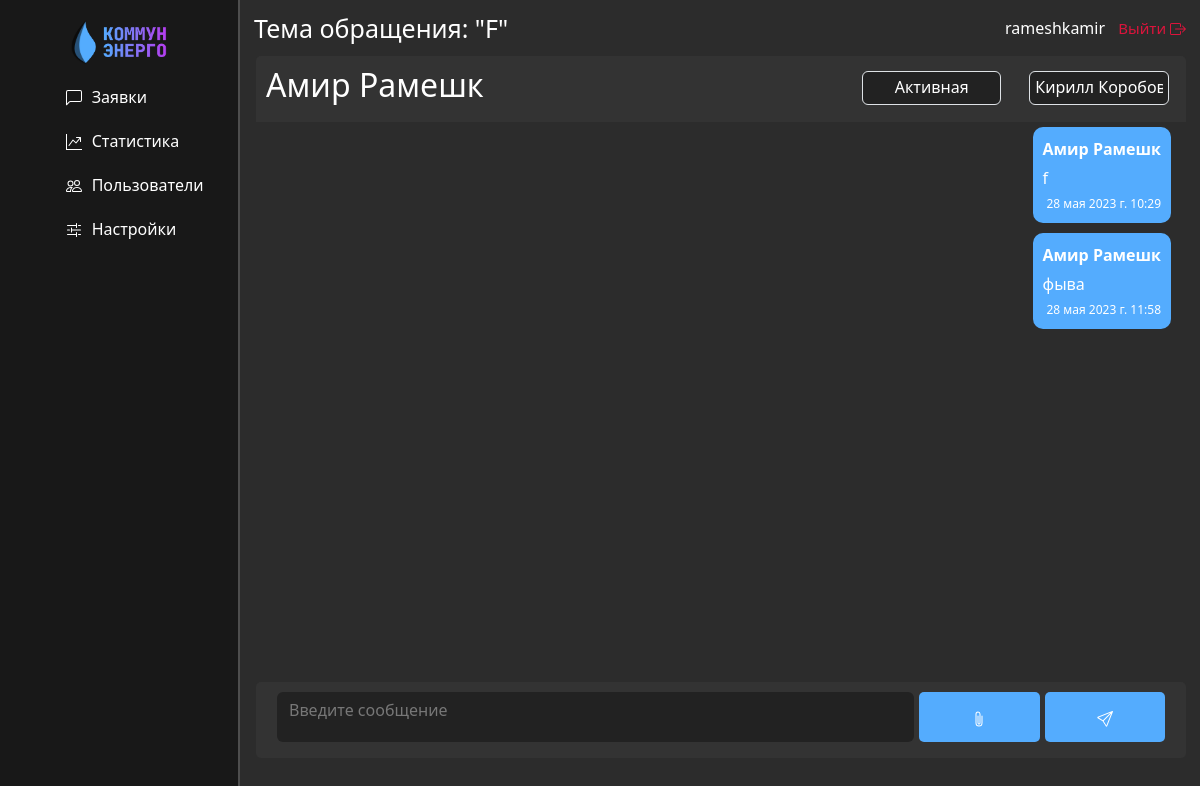
/messages/conversations/42/ (signed in), run on the app's committed database.
### messages_home/models.py (models this page shows, shortened)
class Conversation(models.Model):
  STATUS_CHOICES = [
    ('active', 'Активная'),
    ('closed', 'Закрыта'),
    ('snoozed', 'Отложена'),
  ]
  user1 = models.ForeignKey(User, on_delete=models.CASCADE, related_name='conversations_started')
  user2 = models.ForeignKey(User, on_delete=models.CASCADE, related_name='conversations_involved', null=True)
  title = models.CharField(max_length=50)
  created_at = models.DateTimeField(auto_now_add=True)
  status = models.CharField(max_length=20, choices=STATUS_CHOICES, default='Активная')
  class Meta:
    verbose_name_plural = 'Диалоги'
    verbose_name = 'Диалог'
    ordering = ['-created_at']

class Message(models.Model):
  text = models.TextField()
  conversation = models.ForeignKey(
    Conversation, related_name='messages', on_delete=models.CASCADE)
  sender = models.ForeignKey(
    User, related_name='messages', on_delete=models.CASCADE)
  created_at = models.DateTimeField(auto_now_add=True)
  attachment = models.ForeignKey(Attachment, on_delete=models.CASCADE, null=True, blank=True)
  class Meta:
    ordering = ('created_at',)
    verbose_name = 'Сообщение'
    verbose_name_plural = 'Сообщения'

### messages_home/views.py (the view)
# urls.py: path('conversations/<int:conversation_id>/', conversation_detail, name='conversation_detail'),
@login_required
def conversation_detail(request, conversation_id):
    conversation = get_object_or_404(Conversation.objects.filter(Q(id=conversation_id)))
    messages = conversation.messages.all()
    attachments = Attachment.objects.filter(message__conversation=conversation)
    support_group = Group.objects.get(name='Поддержка')
    support_users = User.objects.filter(groups__name=support_group.name)
    if request.method == 'POST':
        form = MessageForm(request.POST, request.FILES)
        if form.is_valid():
            message = form.save(commit=False)
            message.conversation = conversation
            message.sender = request.user
            attachment = request.FILES.get('message_attachment')
            if attachment is not None:
                attachment = Attachment.objects.create(
                    file=attachment,
                    uploaded_by=request.user
                )
            message.attachment = attachment
            if request.user.groups.filter(name='Поддержка').exists():
                conversation.user2 = message.sender
            conversation.save()
            message.save()
            created_at = message.created_at
            formatted_date = created_at.strftime('%d %B %Y г. %H:%M')
            formatted_date = formatted_date.replace(
            formatted_date.split()[1],
            {
                "January": "января",
                "February": "февраля",
                "March": "марта",
                "April": "апреля",
                "May": "мая",
                "June": "июня",
                "July": "июля",
                "August": "августа",
                "September": "сентября",
                "October": "октября",
                "November": "ноября",
                "December": "декабря",
            }[formatted_date.split()[1]],)
            if message.attachment is not None:
                message_data = {
                    'attachment': message.attachment.file.url,
                    'text': message.text,
                    'sender': message.sender.username,
                    'sender_first_name': message.sender.first_name,
                    'sender_last_name': message.sender.last_name,
                    'created_at': formatted_date,
                    'user': request.user.username,
                }
                print(message.sender.username)
            else:
                message_data = {
                    'text': message.text,
                    'sender': message.sender.username,
                    'sender_first_name': message.sender.first_name,
                    'sender_last_name': message.sender.last_name,
                    'created_at': formatted_date,
                    'user': request.user.username,
                }
            return JsonResponse({'message': message_data})
    else:
        form = MessageForm()
    context = {
        'conversation': conversation,
        'messages': messages,
        'form': form,
        'user': request.user,
        'support_users': support_users,
    }
    return render(request, 'messages_home/conversation_detail.html', context)

### messages_home/forms.py
class MessageForm(forms.ModelForm):
  class Meta:
    model = Message
    fields = ['text']
  text = forms.CharField(
    widget=forms.Textarea(
      attrs={
        'class': 'form-control',
        'rows': 3,
        'placeholder': 'Введите сообщение'
      }
    ),
    label=''
  )

### messages_home/templates/messages_home/conversation_detail.html (shortened to what this page needs)
{% extends 'main/layout.html' %}
{% load static %}
{% load attachment_filter %}
{% block pagename %}
<h1>Тема обращения: "{{ conversation.title }}"</h1>
{% endblock%}
{% block main_content %}
<div class="row">
  <div class="col-md-12 chat-all">
    {% if user.groups.all.0.name != 'Обычные пользователи'%}
    <div class="conversation-topline">
      <div class="conversation-title">
        <h2>{{ conversation.user1.first_name }} {{ conversation.user1.last_name }}</h2>
      </div>
      <select class="form-control forms-stat-date message-form-select" id="status" name="status" data-conversation-id="{{ conversation.id }}" onchange="updateConversationStatus()">
        <option class="status-option" selected hidden>{{ conversation.status }}</option>
      </select>
      <select class="form-control forms-stat-date message-form-select" id="names" name="names"
        data-conversation-id="{{ conversation.id }}" onchange="updateConversationUser()">
        {% for support_user in support_users %}
        {% if conversation.user2 == support_user %}
        <option class="status-option" selected>{{ conversation.user2.first_name }} {{ conversation.user2.last_name }}
        </option>
        {% else %}
        <option class="status-option">{{ support_user.first_name }} {{ support_user.last_name }}</option>
        {% endif%}
        {% endfor %}
      </select>
    </div>
    {% else %}
    <h2 class="conversation-title">Техническая поддержка</h2>
    {% endif %}
    <div class="chat-box">
      {% for message in messages %}
      <div class="message-box {% if message.sender == user %}message-right{% else %}message-left{% endif %}">
        <div class="message-sender">{{ message.sender.first_name }} {{ message.sender.last_name }}</div>
        <div class="message-text">{{ message.text }}</div>
        <div class="message-timestamp">{{ message.created_at }}</div>
      </div>
      {% endfor %}
    </div>
    <form enctype="multipart/form-data" method="post" class="send-message-form"
      action="{% url 'conversation_detail' conversation.id %}">
      {{ form.as_p }}
      <button type="button" class="send-message-btn attach-file-btn">
        <svg xmlns="http://www.w3.org/2000/svg" width="16" height="16" fill="currentColor" class="bi bi-paperclip"
          viewBox="0 0 16 16">
          <path
            d="M4.5 3a2.5 2.5 0 0 1 5 0v9a1.5 1.5 0 0 1-3 0V5a.5.5 0 0 1 1 0v7a.5.5 0 0 0 1 0V3a1.5 1.5 0 1 0-3 0v9a2.5 2.5 0 0 0 5 0V5a.5.5 0 0 1 1 0v7a3.5 3.5 0 1 1-7 0V3z" />
        </svg>
      </button>
      <button type="submit" class="send-message-btn">
      </button>
    </form>
  </div>
</div>
{% endblock %}

### main/templates/main/layout.html (shortened to what this page needs)
{% load static %}
<!DOCTYPE html>
<html class="theme-dark">
<head>
  <link href="https://cdn.jsdelivr.net/npm/bootstrap@5.3.0-alpha3/dist/css/bootstrap.min.css" rel="stylesheet"
>
  <link rel="stylesheet" href="{% static 'main/css/main.css' %}">
</head>
<body>
<div class="aside-box">
  <aside>
    <img src="{% static '/main/img/logo.png' %}" alt="logo">
    <ul>
      <a href="{% url 'conversations_list' %}">
        <li>
          Заявки
        </li>
      </a>
      {% if user.groups.all.0.name != 'Обычные пользователи'%}
      <a href="{% url 'home' %}">
        <li>
          Статистика
        </li>
      </a>
      <a href="{% url 'users' %}">
        <li>
          Пользователи
        </li>
      </a>
      {% endif %}
      {% if user.groups.all.0.name == 'Администратор'%}
      <a href="{% url 'settings' %}">
        <li>
          Настройки
        </li>
      </a>
      {% endif %}
    </ul>
  </aside>
</div>
<main>
  <div class="topline">
    <div class="topline-content">
      <div class="page-name">
        {% block pagename %}
        {% endblock%}
      </div>
      <div class="login-panel">
        <label class="user-name">
          {{ user }}
        </label>
        <a class="logout-btn" onclick="logout()">
          Выйти
        </a>
      </div>
    </div>
  </div>
  {% block main_content %}
  {% endblock %}
</main>
</body>
</html>

### main/static/main/css/main.css (style rules this page uses)
* { font-family: system-ui, -apple-system, "Segoe UI", Roboto, "Helvetica Neue", "Noto Sans", "Liberation Sans", Arial, sans-serif, "Apple Color Emoji", "Segoe UI Emoji", "Segoe UI Symbol", "Noto Color Emoji"; color: #fff; }
body { background: #2c2c2c; }
aside { display: flex; flex-direction: column; flex-wrap: no-wrap; float: left; align-items: center; background: #181818; width: 20%; padding: 2,5%; height: 100vh; position: fixed; border-right: 2px solid #4d4d4d; }
aside img { margin-top: 20px; width: 40%; float: left; }
aside ul { list-style: none; }
aside a { text-decoration: none; }
aside ul li { color: #fff; margin-top: 20px; display: block; transition: transform .6s ease; }
.topline { width: 100%; height: 7vh; color: white; font-family: system-ui, -apple-system, "Segoe UI", Roboto, "Helvetica Neue", "Noto Sans", "Liberation Sans", Arial, sans-serif, "Apple Color Emoji", "Segoe UI Emoji", "Segoe UI Symbol", "Noto Color Emoji"; }
.topline-content { display: flex; padding: 10px 10px 10px 8px; width: 100%; height: 7vh; align-items: center; justify-content: space-between; }
.topline-content h1 { font-size: 25px; }
main { padding-left: 20.5%; }
.conversation-title { margin: 10px; }
.chat-box { display: flex; flex-direction: column; overflow-y: auto; overflow-x: hidden; height: 70vh; margin-top: 0; }
.message-box { margin: 5px; padding: 10px; border-radius: 10px; word-wrap: break-word; overflow-wrap: break-word; max-width: 40%; }
.message-right { align-self: flex-end; background-color: #54ACFE; margin-right: 15px; }
.message-box .message-sender { font-weight: bold; margin-bottom: 5px; }
.message-box .message-text { display: inline-block; width: auto; max-width: 100%; word-wrap: break-word; }
.message-box .message-timestamp { font-size: 12px; color: white; margin-top: 5px; text-align: right; }
.send-message-form { display: flex; justify-content: flex-start; border-radius: 5px; background-color: #333; padding: 10px 21px; }
.send-message-form button { background-color: #54ACFE; color: #fff; border: none; padding: 0 5px; max-height: 50px; border-radius: 5px; margin-left: 5px; align-self: right; width: 15%; }
.send-message-form textarea { color: white; overflow-y: auto; display: inline; background-color: #222; height: 50px; border: 0; resize: none; }
.send-message-form textarea::placeholder { color: #777; }
.send-message-form p { width: 80%; margin: 0; padding: 0; }
.forms-stat-date { margin-top: 4px; height: 34px; background-color: #222; color: white; padding: 3px 5px 5px 5px; width: 193px; }
.nav-icon { margin-right: 5px; margin-bottom: 2px; }
.logout-btn { color: #dc143c; font-size: 15px; cursor: pointer; padding: 4px; text-decoration: none; }
.user-name { margin-right: 5px; }
.bi-box-arrow-right { margin-bottom: 2px; fill: #dc143c; }
.status-option { background-color: #222; text-align: center; }
.conversation-topline { display: flex; flex-direction: row; background-color: #333; border-top-right-radius: 5px; border-top-left-radius: 5px; justify-content: baseline; }
.conversation-title { width: 60%; }
.message-form-select { margin-top: 15px; max-width: 15%; margin-left: 3%; text-align: center; }
.row { display: flex; width: 100%; justify-content: flex-start; }
.page-name h1 { margin-bottom: 0; }
.chat-all { margin-left: 10px; }

### data on the page
Conversation: title "F", user1.first_name "Амир", user1.last_name "Рамешк", status "Активная"
Message: sender.first_name "Амир", sender.last_name "Рамешк", text "f", created_at "28 мая 2023 г. 10:29"
Message: sender.first_name "Амир", sender.last_name "Рамешк", text "фыва", created_at "28 мая 2023 г. 11:58"

### other printed values
{{ user }} "rameshkamir"
form field names "Кирилл Коробов"
